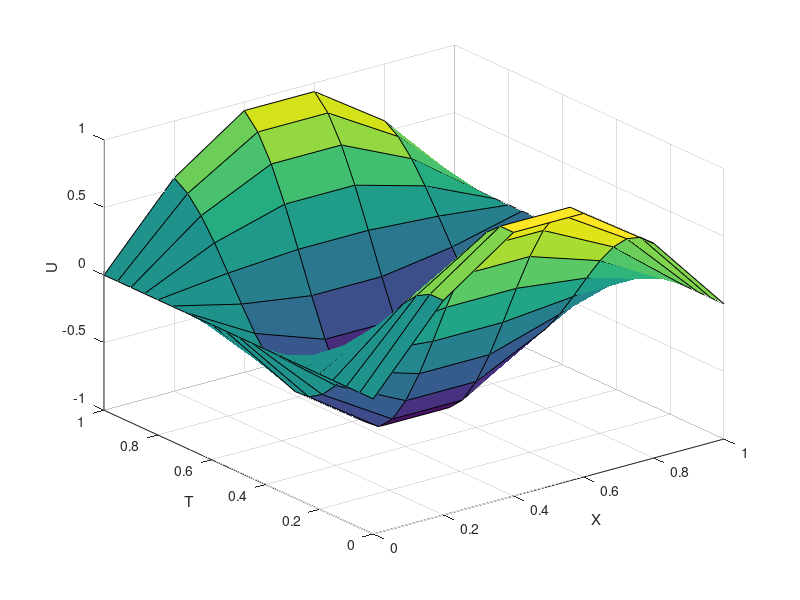
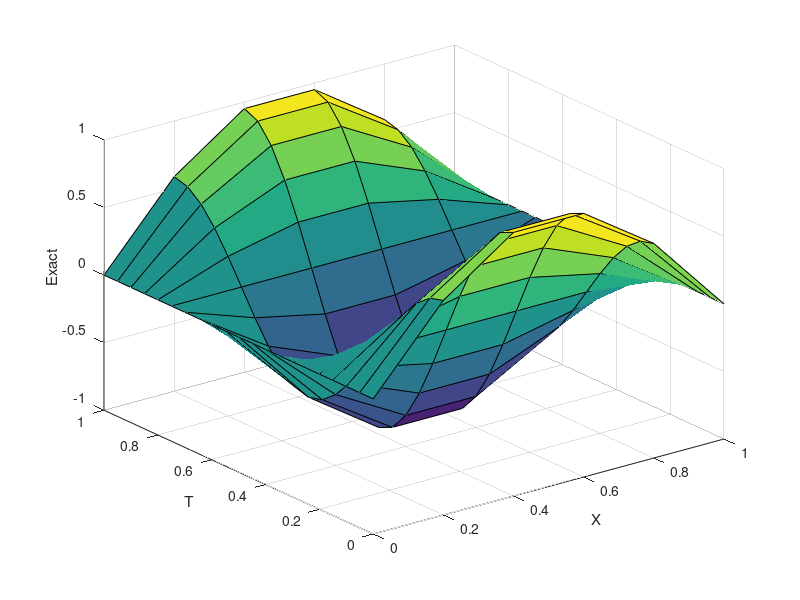

Write the MATLAB code that produced these figures, in order.
%Numerical Project spring 2019
clear; clc                     %Clears workspace after every run
Nx=5;                          %Number of terms in X direction AKA n
Nt=20;                         %Number of terms in T direction AKA m
Lx=1;                          %The max X value
Lt=1;                          %The max T value
Nx=Nx+1;
Nt=Nt+1;
U=zeros(Nt,Nx);                %Intializing an empty array for Saving the solution
x=linspace(0,Lx,Nx);           %Creating linear space for the x to draw     
t=linspace(0,Lt,Nt);           %Creating linear space for the t to draw
 
%Using the given Boundry Conditions to fill the matrix
    U(:,1) = 0 ;                                 %Left Boundary Condition
    U(:,Nx) = 0;                                 %Right Boundary Condition 
    U(1,2:(Nx-1))=sin(pi*0.2*((2:(Nx-1))-1));    %Bottom Boundary Condition
    U(2,2:(Nx-1))=U(1,2:(Nx-1));                 %From initial condition ut=0(at t=0) 0<=x<=1   
%Using finite difference formula we get this
%4*U((i+1),j)+4*U((i-1),j))-8*U(i,j)=-2*U(i,j)+U(i,(j+1))+U(i,(j-1))
% h=0.2 , k=0.05
for i=2:(Nt-1)
    for j=2:(Nx-1)
     U((i+1),j)=(6*U(i,j)+U(i,(j+1))+U(i,(j-1))-4*U((i-1),j))/4;    %Reorderd the equation above derived from the Finite Differnece formula 
    end
end
%Plotting Calculated solution
figure('Name','Calculated');        %Naming Figure1 to draw the calculated solution
surf(x,t,U);                        %Drawing the graph using x,t,and U matrix
xlabel('X')                         %Labeling Horizontal Axis
ylabel('T')                         %Labeling Vertical Axis
zlabel('U')                         %Labeling Perp. Axis
set(gca,'Fontsize',10)              %Changing the font size of the labels

%Exact solution
Exact=zeros(21,6);
for i=1:Nt
    for j=1:Nx
        Exact(i,j)=sin(pi*(Lx/(Nx-1))*(j-1))*cos(2*pi*(Lt/(Nt-1))*(i-1)); %The Exact equation given to us
    end
end
%Plotting Exact solution
figure('Name','Exact');          %Naming Figure2 to draw the Exact solution
surf(x,t,Exact);                 %Drawing the graph using x,t,and Exact matrix
xlabel('X')                      %Labeling Horizontal Axis
ylabel('T')                      %Labeling Vertical Axis
zlabel('Exact')                  %Labeling Perp. Axis
set(gca,'Fontsize',10)           %Changing the font size of the labels
%Calculating ERROR

Error=abs((Exact-U)./Exact)*100;
Error(:,1)=1:21;                    %Giving default value 0 to first column since 0/0 = Nan
Error(6,2:5)=Error(6,2:5)/(1.0e+17);
Error(16,2:5)=Error(16,2:5)/(1.0e+17);
disp(Error);
disp('Rows 6 & 16 are divided by (1.0e+17)');
disp('The shown data starts from column 2 since column 1 is all zeroes');